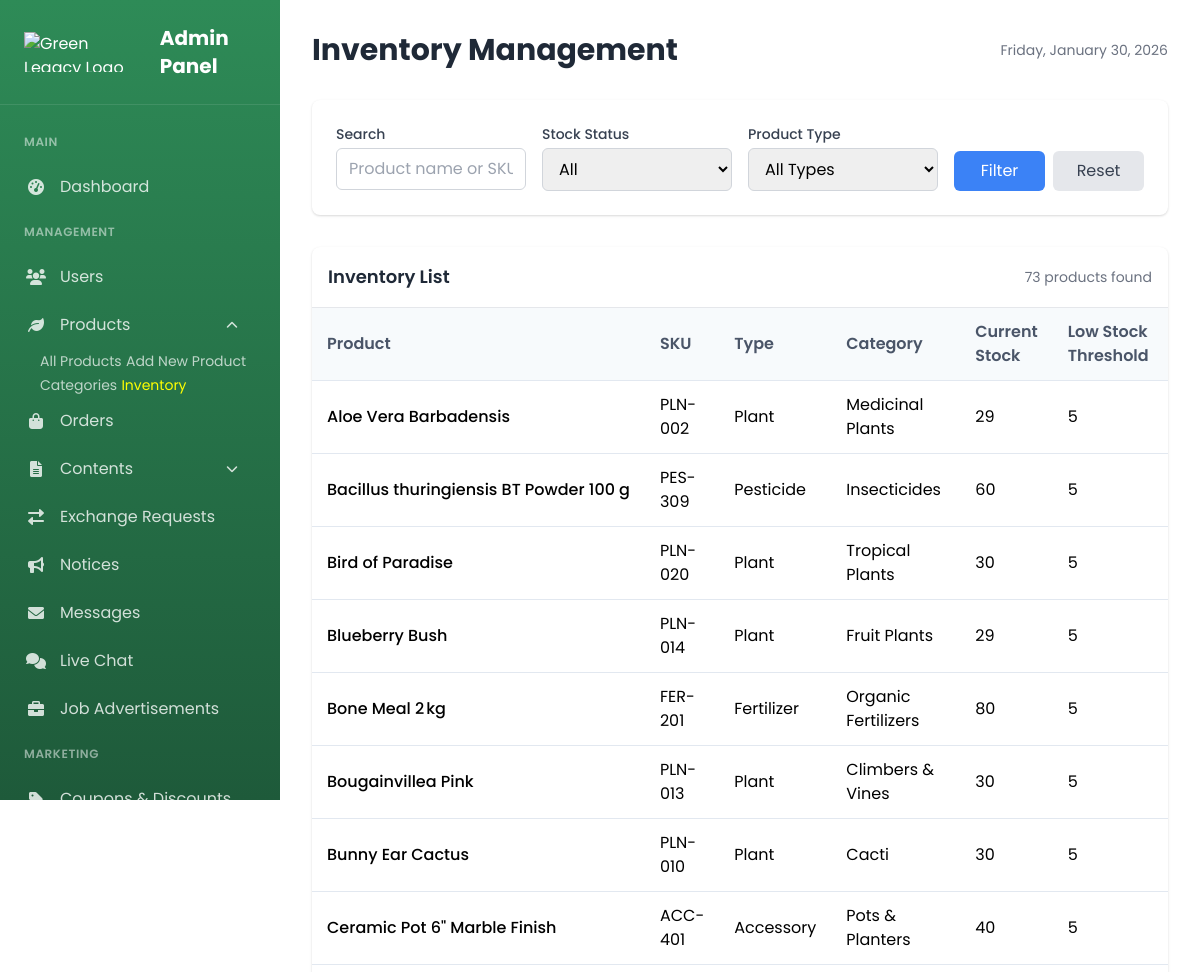
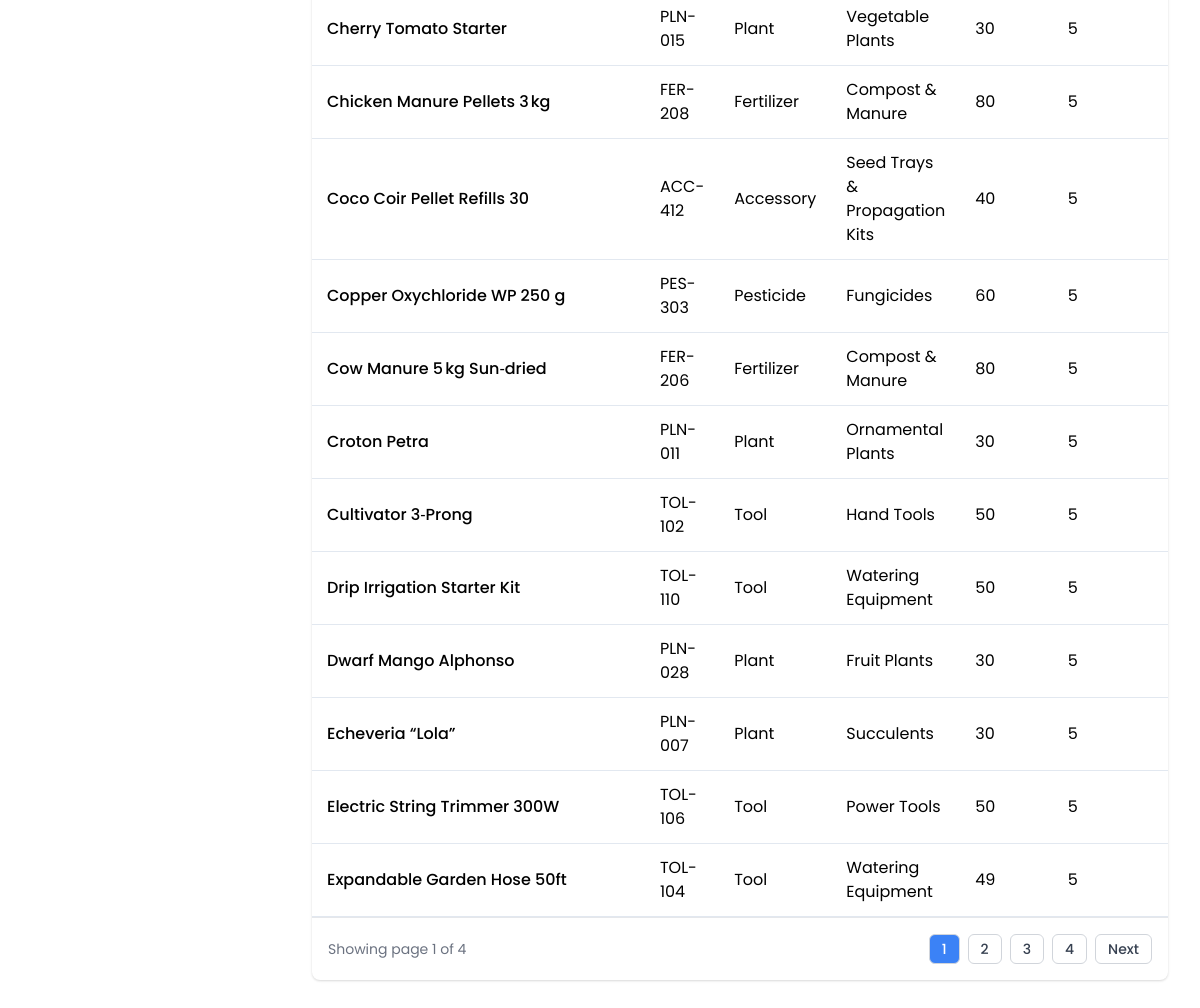
/admin_inventory.php (signed in), run on the app's committed database (2 pictures, top to bottom).
### tables this page shows
CREATE TABLE `products` (
  `id` int(11) NOT NULL,
  `category_id` int(11) NOT NULL,
  `name` varchar(255) NOT NULL,
  `slug` varchar(255) NOT NULL,
  `description` text DEFAULT NULL,
  `price` decimal(10,2) NOT NULL,
  `discount_price` decimal(10,2) DEFAULT NULL,
  `sku` varchar(100) DEFAULT NULL,
  `product_type` enum('plant','tool','pesticide','fertilizer','accessory') NOT NULL,
  `is_featured` tinyint(1) DEFAULT 0,
  `is_active` tinyint(1) DEFAULT 1,
  `created_at` timestamp NOT NULL DEFAULT current_timestamp(),
  `updated_at` timestamp NOT NULL DEFAULT current_timestamp() ON UPDATE current_timestamp(),
  `average_rating` decimal(3,2) DEFAULT 0.00,
  `review_count` int(11) DEFAULT 0,
  `season` varchar(100) DEFAULT NULL,
  `climate_zone` varchar(100) DEFAULT NULL
);

CREATE TABLE `categories` (
  `id` int(11) NOT NULL,
  `name` varchar(100) NOT NULL,
  `slug` varchar(100) NOT NULL,
  `description` text DEFAULT NULL,
  `parent_id` int(11) DEFAULT NULL,
  `product_type` enum('plant','tool','pesticide','fertilizer','accessory','all') NOT NULL DEFAULT 'all',
  `image` varchar(255) DEFAULT NULL,
  `is_active` tinyint(1) DEFAULT 1,
  `created_at` timestamp NOT NULL DEFAULT current_timestamp(),
  `updated_at` timestamp NOT NULL DEFAULT current_timestamp() ON UPDATE current_timestamp()
);

CREATE TABLE `product_inventory` (
  `id` int(11) NOT NULL,
  `product_id` int(11) NOT NULL,
  `quantity` int(11) NOT NULL DEFAULT 0,
  `low_stock_threshold` int(11) DEFAULT 5,
  `is_in_stock` tinyint(1) DEFAULT 1,
  `updated_at` timestamp NOT NULL DEFAULT current_timestamp() ON UPDATE current_timestamp()
);

### admin_inventory.php (the view, shortened to what this page needs)
<?php
require_once 'db_connect.php';
$per_page = 20;
$page = isset($_GET['page']) ? (int)$_GET['page'] : 1;
$start = ($page > 1) ? ($page * $per_page) - $per_page : 0;
$search = isset($_GET['search']) ? trim($_GET['search']) : '';
try {
    $query = "SELECT SQL_CALC_FOUND_ROWS
                p.id, p.name, p.sku, p.product_type,
                pi.quantity, pi.low_stock_threshold, pi.is_in_stock,
                c.name as category_name
              FROM products p
              JOIN product_inventory pi ON p.id = pi.product_id
              LEFT JOIN categories c ON p.category_id = c.id
              WHERE p.is_active = 1";
    $query .= " ORDER BY p.name ASC LIMIT $start, $per_page";
    $stmt = $conn->prepare($query);
    $stmt->execute();
    $inventory = $stmt->get_result()->fetch_all(MYSQLI_ASSOC);
    $total_result = $conn->query("SELECT FOUND_ROWS() as total");
    $total = $total_result->fetch_assoc()['total'];
    $pages = ceil($total / $per_page);
} catch (Exception $e) {
    error_log("Inventory error: " . $e->getMessage());
    $inventory = [];
    $pages = 1;
}
?>
<!DOCTYPE html>
<html lang="en">
<head>
    <link href="https://cdn.jsdelivr.net/npm/tailwindcss@2.1.2/dist/tailwind.min.css" rel="stylesheet">
    <link rel="stylesheet" href="https://cdnjs.cloudflare.com/ajax/libs/font-awesome/6.0.0/css/all.min.css">
</head>
<body>
    <?php include 'admin_sidebar.php'; ?>
    <div class="main-content">
        <div class="flex justify-between items-center mb-8">
            <h1 class="text-3xl font-bold text-gray-800">Inventory Management</h1>
            <div class="text-sm text-gray-500">
                <?php echo date('l, F j, Y'); ?>
            </div>
        </div>
        <div class="bg-white rounded-lg shadow p-6 mb-8">
            <form method="get" action="admin_inventory.php">
                <div class="grid grid-cols-1 md:grid-cols-4 gap-4">
                    <div>
                        <label class="block text-sm font-medium text-gray-700 mb-1">Search</label>
                        <input type="text" name="search" value="<?php echo htmlspecialchars($search); ?>" placeholder="Product name or SKU" class="w-full border border-gray-300 rounded-md px-3 py-2">
                    </div>
                    <div>
                        <label class="block text-sm font-medium text-gray-700 mb-1">Stock Status</label>
                        <select name="stock_status" class="w-full border border-gray-300 rounded-md px-3 py-2">
                            <option value="">All</option>
                        </select>
                    </div>
                    <div>
                        <label class="block text-sm font-medium text-gray-700 mb-1">Product Type</label>
                        <select name="product_type" class="w-full border border-gray-300 rounded-md px-3 py-2">
                            <option value="">All Types</option>
                        </select>
                    </div>
                    <div class="flex items-end">
                        <button type="submit" class="w-full bg-blue-500 text-white px-4 py-2 rounded-md hover:bg-blue-600">Filter</button>
                        <a href="admin_inventory.php" class="ml-2 w-full bg-gray-200 text-gray-700 px-4 py-2 rounded-md hover:bg-gray-300 text-center">Reset</a>
                    </div>
                </div>
            </form>
        </div>
        <div class="bg-white rounded-lg shadow overflow-hidden mb-8">
            <div class="p-4 border-b flex justify-between items-center">
                <h2 class="text-lg font-semibold text-gray-800">
                    <?php
                    echo "Inventory List";
                    ?>
                </h2>
                <div>
                    <span class="text-sm text-gray-500">
                        <?php echo number_format($total); ?> products found
                    </span>
                </div>
            </div>
            <div class="overflow-x-auto">
                <table class="inventory-table">
                    <thead>
                        <tr>
                            <th>Product</th>
                            <th>SKU</th>
                            <th>Type</th>
                            <th>Category</th>
                            <th>Current Stock</th>
                            <th>Low Stock Threshold</th>
                            <th>Status</th>
                        </tr>
                    </thead>
                    <tbody>
                        <?php foreach ($inventory as $item):
                            $stock_class = '';
                        ?>
                        <tr class="<?php echo $stock_class; ?>">
                            <td class="font-medium"><?php echo htmlspecialchars($item['name']); ?></td>
                            <td><?php echo htmlspecialchars($item['sku']); ?></td>
                            <td><?php echo ucfirst($item['product_type']); ?></td>
                            <td><?php echo htmlspecialchars($item['category_name'] ?? 'N/A'); ?></td>
                            <td><?php echo number_format($item['quantity']); ?></td>
                            <td><?php echo number_format($item['low_stock_threshold']); ?></td>
                            <td>
                            </td>
                        </tr>
                        <?php endforeach; ?>
                    </tbody>
                </table>
            </div>
            <?php if ($pages > 1): ?>
            <div class="p-4 border-t flex items-center justify-between">
                <div class="text-sm text-gray-500">
                    Showing page <?php echo $page; ?> of <?php echo $pages; ?>
                </div>
                <div class="flex space-x-2">
                    <?php
                    $visible_pages = 5;
                    $start_page = max(1, $page - floor($visible_pages / 2));
                    $end_page = min($pages, $start_page + $visible_pages - 1);
                    for ($i = $start_page; $i <= $end_page; $i++) {
                        $active = $i == $page ? 'bg-blue-500 text-white' : 'text-gray-700 hover:bg-gray-50';
                        echo '<a href="?' . http_build_query(array_merge($_GET, ['page' => $i])) . '" class="px-3 py-1 border border-gray-300 rounded-md text-sm font-medium ' . $active . '">' . $i . '</a>';
                    }
                    ?>
                    <?php if ($page < $pages): ?>
                    <a href="?<?php echo http_build_query(array_merge($_GET, ['page' => $page + 1])); ?>" class="px-3 py-1 border border-gray-300 rounded-md text-sm font-medium text-gray-700 hover:bg-gray-50">
                        Next
                    </a>
                    <?php endif; ?>
                </div>
            </div>
            <?php endif; ?>
        </div>
    </div>
</body>
</html>

### admin_inventory.php (style rules this page uses)
.main-content { margin-left: 280px; padding: 2rem; }
.inventory-table { width: 100%; border-collapse: collapse; }
.inventory-table th, .inventory-table td { padding: 12px 15px; text-align: left; border-bottom: 1px solid #e2e8f0; }
.inventory-table th { background-color: #f7fafc; font-weight: 600; color: #4a5568; }

### admin_sidebar.php (style rules this page uses)
:root { --primary-green: #2E8B57; --light-green: #a8e6cf; --sidebar-width: 280px; }
body { font-family: 'Poppins', sans-serif; }

### data on the page
products: name "Aloe Vera Barbadensis", sku "PLN-002", product_type "Plant", category.name "Medicinal Plants", product_inventory.quantity "29", product_inventory.low_stock_threshold "5"
products: name "Bacillus thuringiensis BT Powder 100 g", sku "PES-309", product_type "Pesticide", category.name "Insecticides", product_inventory.quantity "60", product_inventory.low_stock_threshold "5"
products: name "Bird of Paradise", sku "PLN-020", product_type "Plant", category.name "Tropical Plants", product_inventory.quantity "30", product_inventory.low_stock_threshold "5"
products: name "Blueberry Bush", sku "PLN-014", product_type "Plant", category.name "Fruit Plants", product_inventory.quantity "29", product_inventory.low_stock_threshold "5"
products: name "Bone Meal 2 kg", sku "FER-201", product_type "Fertilizer", category.name "Organic Fertilizers", product_inventory.quantity "80", product_inventory.low_stock_threshold "5"
products: name "Bougainvillea Pink", sku "PLN-013", product_type "Plant", category.name "Climbers & Vines", product_inventory.quantity "30", product_inventory.low_stock_threshold "5"
products: name "Bunny Ear Cactus", sku "PLN-010", product_type "Plant", category.name "Cacti", product_inventory.quantity "30", product_inventory.low_stock_threshold "5"
products: name "Ceramic Pot 6\" Marble Finish", sku "ACC-401", product_type "Accessory", category.name "Pots & Planters", product_inventory.quantity "40", product_inventory.low_stock_threshold "5"
products: name "Cherry Tomato Starter", sku "PLN-015", product_type "Plant", category.name "Vegetable Plants", product_inventory.quantity "30", product_inventory.low_stock_threshold "5"
products: name "Chicken Manure Pellets 3 kg", sku "FER-208", product_type "Fertilizer", category.name "Compost & Manure", product_inventory.quantity "80", product_inventory.low_stock_threshold "5"
products: name "Coco Coir Pellet Refills 30", sku "ACC-412", product_type "Accessory", category.name "Seed Trays & Propagation Kits", product_inventory.quantity "40", product_inventory.low_stock_threshold "5"
products: name "Copper Oxychloride WP 250 g", sku "PES-303", product_type "Pesticide", category.name "Fungicides", product_inventory.quantity "60", product_inventory.low_stock_threshold "5"
products: name "Cow Manure 5 kg Sun‑dried", sku "FER-206", product_type "Fertilizer", category.name "Compost & Manure", product_inventory.quantity "80", product_inventory.low_stock_threshold "5"
products: name "Croton Petra", sku "PLN-011", product_type "Plant", category.name "Ornamental Plants", product_inventory.quantity "30", product_inventory.low_stock_threshold "5"
products: name "Cultivator 3‑Prong", sku "TOL-102", product_type "Tool", category.name "Hand Tools", product_inventory.quantity "50", product_inventory.low_stock_threshold "5"
products: name "Drip Irrigation Starter Kit", sku "TOL-110", product_type "Tool", category.name "Watering Equipment", product_inventory.quantity "50", product_inventory.low_stock_threshold "5"
products: name "Dwarf Mango Alphonso", sku "PLN-028", product_type "Plant", category.name "Fruit Plants", product_inventory.quantity "30", product_inventory.low_stock_threshold "5"
products: name "Echeveria “Lola”", sku "PLN-007", product_type "Plant", category.name "Succulents", product_inventory.quantity "30", product_inventory.low_stock_threshold "5"
products: name "Electric String Trimmer 300W", sku "TOL-106", product_type "Tool", category.name "Power Tools", product_inventory.quantity "50", product_inventory.low_stock_threshold "5"
products: name "Expandable Garden Hose 50ft", sku "TOL-104", product_type "Tool", category.name "Watering Equipment", product_inventory.quantity "49", product_inventory.low_stock_threshold "5"

### other printed values
$total "73"
$page "1"
$pages "4"
